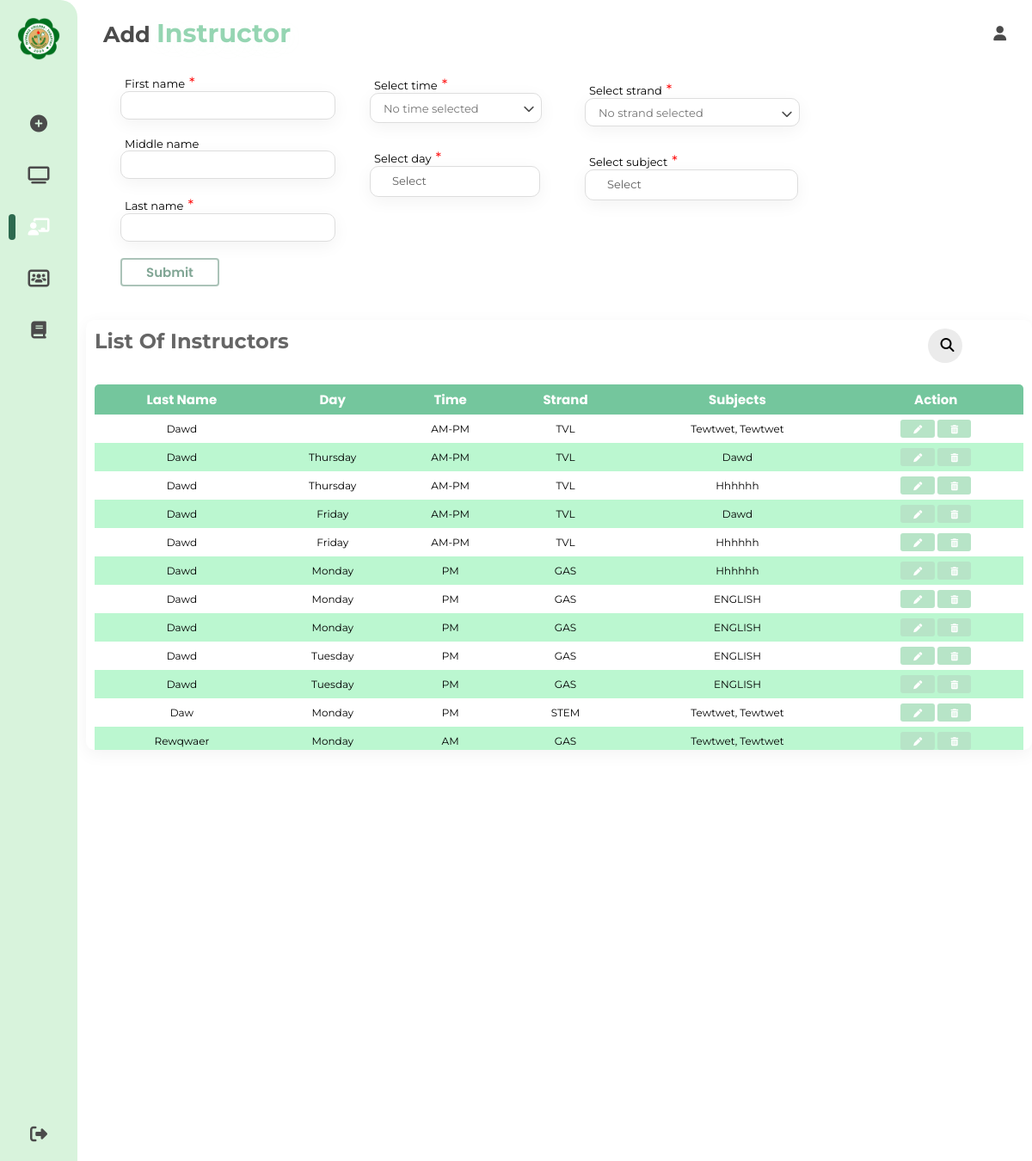
The app's page /teachers.php with its own data.
### tables this page shows
CREATE TABLE `teachers` (
  `id` int(11) NOT NULL,
  `first_name` varchar(50) NOT NULL,
  `middle_name` varchar(50) DEFAULT NULL,
  `last_name` varchar(50) NOT NULL,
  `day` enum('Monday','Tuesday','Wednesday','Thursday','Friday') NOT NULL,
  `time` varchar(255) NOT NULL,
  `strand` enum('GAS','STEM','TVL','ICT','ABM') NOT NULL,
  `subject` varchar(255) NOT NULL
);

### teachers.php (the view, shortened to what this page needs)
<?php
include('connect.php');
$sql = "SELECT * FROM teachers";
$result = $conn->query($sql);
if(isset($_GET['search'])) {
  $searchTerm = $_GET['search'];
  $result = searchTeachers($conn, $searchTerm);
} else {
  $sql = "SELECT * FROM teachers";
  $result = $conn->query($sql);}
?>
<!DOCTYPE html>
<html lang="en">
  <head>
    <link rel="stylesheet" type="text/css" href="teacher.css?<?php echo time(); ?>"/>
    <link
      rel="stylesheet"
      href="https://cdnjs.cloudflare.com/ajax/libs/font-awesome/6.5.1/css/all.min.css"
    />
  </head>
  <body>
    <div class="container">
      <nav>
        <div class="logo">
          <img src="./img/olivarez-college-tagaytay-logo.png" alt="" />
        </div>
        <ul>
          <li class="list-items">
            <a href="./generate.php" class="generate"
              ><i class="fa-solid fa-circle-plus"></i
              ><span class="nav-lists">Generate Schedule</span></a
            >
          </li>
          <li class="list-items">
            <a href="./dashboard.php" target="_self"
              ><i class="fa-solid fa-tv"></i
              ><span class="nav-lists">Dashboard</span></a
            >
          </li>
          <li class="list-items">
            <a href="./teachers.php" class="active" target="_top"
              ><i class="fa-solid fa-chalkboard-user"></i
              ><span class="nav-lists">Teachers</span></a
            >
          </li>
          <li class="list-items">
            <a href="./section.php"
              ><i class="fa-solid fa-users-rectangle"></i
              ><span class="nav-lists">Sections</span></a
            >
          </li>
          <li class="list-items">
            <a href="./subject.php" target="_parent"
              ><i class="fa-solid fa-book"></i
              ><span class="nav-lists">Subjects</span></a
            >
          </li>
          <li>
            <a class="logout"
              ><i class="fa-solid fa-right-from-bracket"></i
              ><span class="nav-lists">Logout</span></a
            >
          </li>
        </ul>
      </nav>
      <section class="main-content">
        <div class="main-logo"><h1>Add <span>Instructor</span></h1><i class="fa-solid fa-user"></i>
        </div>
        <div class="inputs">
          <form  action="add_teachers.php" method ="post">
            <div class="names">
              <div class="teacher-name">
                <span
                  >First name<span style="color: red; font-size: 1.3em"
                    >*</span
                  ></span
                >
                <input
                required
                  type="text"
                  class="first-name input"
                  autocomplete="off"
                  name = "first_name"
                />
              </div>
              <div class="teacher-name">
                <span>Middle name</span>
                <input
                  type="text"
                  class="middle-name input"
                  autocomplete="off"
                  name = "middle_name"
                />
              </div>
              <div class="teacher-name">
                <span
                  >Last name<span style="color: red; font-size: 1.3em"
                    >*</span
                  ></span
                >
                <input
                  required
                  type="text"
                  class="last-name input"
                  autocomplete="off"
                  name = "last_name"
                />
                <div class="button-submit"><button href="add_teachers.php" class="btn-submit">Submit</button></div>
              </div>
            </div>
            <div class="day-time">
              <div class="dropdown-time">
                <span class="input-info"
                  >Select time<span style="color: red; font-size: 1.3em"
                    >*</span
                  ></span>
                <input
                required
                  type="text"
                  class="textbox-time input"
                  placeholder="No time selected"
                  readonly
                  name = "time"
                />
                <span class="icon-down"
                ></span>
              </div>
              <div class="dropdown-day">
                <span class="input-info"
                >Select day<span style="color: red; font-size: 1.3em;"
                  >*</span
                ></span>
              </div>
            </div>
            <div class="subject-strand">
              <div class="strand-list">
                <span class="input-info"
                >Select strand<span style="color: red; font-size: 1.3em"
                  >*</span
                ></span>
                <input
                  type="text"
                  name="strand"
                  class="textbox-strands input"
                  placeholder="No strand selected"
                  readonly
                  required
                />
                  <span class="icon-down"
                  ></span>
              </div>
              <div class="subject-list">
                <span class="input-info"
                >Select subject<span style="color: red; font-size: 1.3em"
                  >*</span
                ></span>
              </div>
              </div>
            </div>
            </div>
        <div class="teachers-lists">
          <div class="teachers-table">
            <div class="table-header">
              <h2>List of Instructors</h2>
              <div class="table-search">
              <form class="search-container" method="GET">
                  <input id="search-box" type="text" class="search-box" name="search" placeholder="Search...">
                  <label for="search-box"><i class="fa-solid fa-magnifying-glass search-icon"></i></label>
              </form>
              </div>
            </div>
            <table class="table">
              <thead>
                <tr>
                  <th>Last Name</th>
                  <th>Day</th>
                  <th>Time</th>
                  <th>Strand</th>
                  <th>Subjects</th>
                  <th>Action</th>
                </tr>
              </thead>
              <tbody st>
              <?php
                while($row = $result->fetch_assoc()) {
                  echo "<tr>";
                  echo "<td>" . $row['last_name'] . "</td>";
                  echo "<td>" . $row['day'] . "</td>";
                  echo "<td>" . $row['time'] . "</td>";
                  echo "<td>" . $row['strand'] . "</td>";
                  echo "<td>" . $row['subject'] . "</td>";
                  echo "<td> <a href='edit_page_teachers.php?id=" . $row['id'] . "'><button><i class='fa-solid fa-pen'></i></button></a>
                  <a href='delete_teachers.php?id=" . $row['id'] . "'> <button type='submit' name='delete'><i class='fa-solid fa-trash-can'></i></button></a>
                  </td>";
                  echo "</tr>";
              }
              ?>
        </tbody>
            </table>
          </div>
        </div>
  </body>
</html>

### records on screen
teachers: last_name "Dawd", time "AM-PM", strand "TVL", subject "Tewtwet, Tewtwet"
teachers: last_name "Dawd", day "Thursday", time "AM-PM", strand "TVL", subject "Dawd"
teachers: last_name "Dawd", day "Thursday", time "AM-PM", strand "TVL", subject "Hhhhhh"
teachers: last_name "Dawd", day "Friday", time "AM-PM", strand "TVL", subject "Dawd"
teachers: last_name "Dawd", day "Friday", time "AM-PM", strand "TVL", subject "Hhhhhh"
teachers: last_name "Dawd", day "Monday", time "PM", strand "GAS", subject "Hhhhhh"
teachers: last_name "Dawd", day "Monday", time "PM", strand "GAS", subject "ENGLISH"
teachers: last_name "Dawd", day "Monday", time "PM", strand "GAS", subject "ENGLISH"
teachers: last_name "Dawd", day "Tuesday", time "PM", strand "GAS", subject "ENGLISH"
teachers: last_name "Dawd", day "Tuesday", time "PM", strand "GAS", subject "ENGLISH"
teachers: last_name "Daw", day "Monday", time "PM", strand "STEM", subject "Tewtwet, Tewtwet"
teachers: last_name "Rewqwaer", day "Monday", time "AM", strand "GAS", subject "Tewtwet, Tewtwet"
